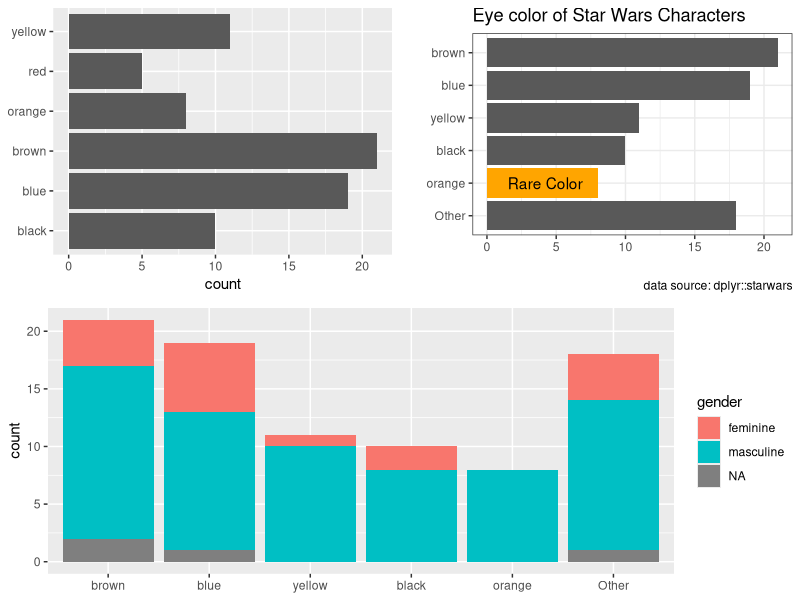

Recreate this plot in R. (Note: this script raises an error after producing the figure.)
## ---- chunk 1
options(htmltools.dir.version = FALSE)
## ---- chunk 2
library(tidyverse)
library(ggpubr)
plot1 <- ggplot(data = fct_count(starwars$eye_color, sort = T) %>% head(6), aes(x = f, y = n)) +
  geom_col() +
  coord_flip() +
  xlab(NULL) +
  ylab("count")

plot2 <- ggplot(data = starwars, ) +
  geom_bar(aes(x = fct_rev(fct_lump(fct_infreq(eye_color), n = 5)))) +
  geom_bar(data = starwars %>% filter(eye_color == "orange"), aes(eye_color), fill = "orange") +
  annotate("text", label = "Rare Color", x = 2, y = 4.2) +
  coord_flip() +
  labs(title = "Eye color of Star Wars Characters",
       x = "", y = "",
       caption = "data source: dplyr::starwars") +
  theme_bw()
  

plot3 <- ggplot(data = starwars, aes(x = fct_lump(fct_infreq(eye_color), n = 5))) +
  geom_bar(aes(fill = gender)) +
  xlab(NULL)

ggarrange(ggarrange(plot1, plot2, ncol = 2), 
          plot3, nrow =2)


## ---- chunk 3
knitr::include_graphics('images/expanding-brain_tidyverse.jpg')
## ---- chunk 4
knitr::include_graphics('https://d33wubrfki0l68.cloudfront.net/9a23d664f0f49bc2ef8e78bed6277dd48bd2b96d/af132/diagrams/rstudio-console.png')
## ---- chunk 5
knitr::include_graphics('https://bookdown.org/yihui/rmarkdown/images/notebook-preview.png')
## ---- chunk 6
knitr::include_graphics('images/filter_by_rows.svg')
## ---- chunk 7
knitr::include_graphics('images/arrange_rows.svg')
## ---- chunk 8
knitr::include_graphics('images/select.svg')
## ---- chunk 9
knitr::include_graphics('images/mutate.svg')
